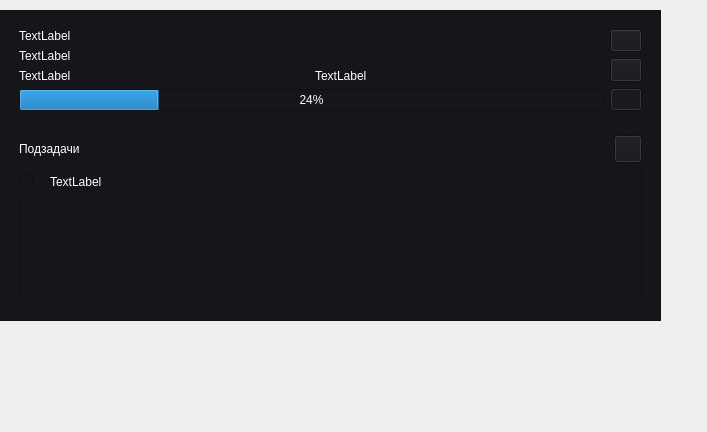
<?xml version="1.0" encoding="UTF-8"?>
<ui version="4.0">
 <class>Form</class>
 <widget class="QWidget" name="Form">
  <property name="geometry">
   <rect>
    <x>0</x>
    <y>0</y>
    <width>707</width>
    <height>432</height>
   </rect>
  </property>
  <property name="windowTitle">
   <string>Form</string>
  </property>
  <widget class="QFrame" name="taskCard">
   <property name="geometry">
    <rect>
     <x>-10</x>
     <y>10</y>
     <width>671</width>
     <height>311</height>
    </rect>
   </property>
   <property name="sizePolicy">
    <sizepolicy hsizetype="Expanding" vsizetype="Preferred">
     <horstretch>0</horstretch>
     <verstretch>0</verstretch>
    </sizepolicy>
   </property>
   <property name="autoFillBackground">
    <bool>false</bool>
   </property>
   <property name="styleSheet">
    <string notr="true">background-color: #16151a;
color: white;
</string>
   </property>
   <property name="frameShape">
    <enum>QFrame::StyledPanel</enum>
   </property>
   <property name="frameShadow">
    <enum>QFrame::Raised</enum>
   </property>
   <widget class="QWidget" name="verticalLayoutWidget_3">
    <property name="geometry">
     <rect>
      <x>20</x>
      <y>10</y>
      <width>641</width>
      <height>291</height>
     </rect>
    </property>
    <layout class="QVBoxLayout" name="taskCard_2">
     <item>
      <widget class="QWidget" name="topWidget" native="true">
       <property name="sizePolicy">
        <sizepolicy hsizetype="Ignored" vsizetype="Maximum">
         <horstretch>0</horstretch>
         <verstretch>0</verstretch>
        </sizepolicy>
       </property>
       <layout class="QHBoxLayout" name="horizontalLayout_6">
        <item>
         <layout class="QVBoxLayout" name="verticalLayout_4">
          <item>
           <widget class="QLabel" name="label_5">
            <property name="text">
             <string>TextLabel</string>
            </property>
           </widget>
          </item>
          <item>
           <widget class="QLabel" name="label_6">
            <property name="text">
             <string>TextLabel</string>
            </property>
           </widget>
          </item>
          <item>
           <layout class="QHBoxLayout" name="horizontalLayout_5">
            <item alignment="Qt::AlignLeft">
             <widget class="QLabel" name="label_8">
              <property name="minimumSize">
               <size>
                <width>278</width>
                <height>0</height>
               </size>
              </property>
              <property name="maximumSize">
               <size>
                <width>200</width>
                <height>200</height>
               </size>
              </property>
              <property name="text">
               <string>TextLabel</string>
              </property>
             </widget>
            </item>
            <item>
             <widget class="QLabel" name="label_7">
              <property name="text">
               <string>TextLabel</string>
              </property>
             </widget>
            </item>
           </layout>
          </item>
          <item>
           <widget class="QProgressBar" name="progressBar">
            <property name="value">
             <number>24</number>
            </property>
           </widget>
          </item>
         </layout>
        </item>
        <item>
         <layout class="QVBoxLayout" name="verticalLayout_5">
          <item alignment="Qt::AlignRight">
           <widget class="QPushButton" name="pushButton_10">
            <property name="enabled">
             <bool>true</bool>
            </property>
            <property name="maximumSize">
             <size>
              <width>32</width>
              <height>32</height>
             </size>
            </property>
            <property name="cursor">
             <cursorShape>PointingHandCursor</cursorShape>
            </property>
            <property name="text">
             <string/>
            </property>
            <property name="icon">
             <iconset>
              <normaloff>icons/delete_24dp_E3E3E3_FILL0_wght400_GRAD0_opsz24.png</normaloff>icons/delete_24dp_E3E3E3_FILL0_wght400_GRAD0_opsz24.png</iconset>
            </property>
            <property name="iconSize">
             <size>
              <width>16</width>
              <height>16</height>
             </size>
            </property>
           </widget>
          </item>
          <item alignment="Qt::AlignRight">
           <widget class="QPushButton" name="editButton">
            <property name="maximumSize">
             <size>
              <width>32</width>
              <height>32</height>
             </size>
            </property>
            <property name="cursor">
             <cursorShape>PointingHandCursor</cursorShape>
            </property>
            <property name="text">
             <string/>
            </property>
            <property name="icon">
             <iconset>
              <normaloff>icons/edit_24dp_E3E3E3_FILL0_wght400_GRAD0_opsz24.png</normaloff>icons/edit_24dp_E3E3E3_FILL0_wght400_GRAD0_opsz24.png</iconset>
            </property>
           </widget>
          </item>
          <item alignment="Qt::AlignRight">
           <widget class="QPushButton" name="pushButton_9">
            <property name="maximumSize">
             <size>
              <width>32</width>
              <height>32</height>
             </size>
            </property>
            <property name="cursor">
             <cursorShape>PointingHandCursor</cursorShape>
            </property>
            <property name="text">
             <string/>
            </property>
            <property name="icon">
             <iconset>
              <normaloff>icons/arrow_back_ios_24dp_E3E3E3_FILL0_wght400_GRAD0_opsz24.png</normaloff>icons/arrow_back_ios_24dp_E3E3E3_FILL0_wght400_GRAD0_opsz24.png</iconset>
            </property>
            <property name="checkable">
             <bool>true</bool>
            </property>
            <property name="checked">
             <bool>true</bool>
            </property>
           </widget>
          </item>
         </layout>
        </item>
       </layout>
      </widget>
     </item>
     <item>
      <widget class="QWidget" name="extraWidget" native="true">
       <property name="sizePolicy">
        <sizepolicy hsizetype="Expanding" vsizetype="Preferred">
         <horstretch>0</horstretch>
         <verstretch>0</verstretch>
        </sizepolicy>
       </property>
       <layout class="QVBoxLayout" name="verticalLayout_6">
        <item>
         <layout class="QHBoxLayout" name="horizontalLayout_2">
          <item>
           <widget class="QLabel" name="label_4">
            <property name="styleSheet">
             <string notr="true">color:white;
</string>
            </property>
            <property name="text">
             <string>Подзадачи</string>
            </property>
           </widget>
          </item>
          <item>
           <widget class="QPushButton" name="pushButton_8">
            <property name="maximumSize">
             <size>
              <width>28</width>
              <height>28</height>
             </size>
            </property>
            <property name="cursor">
             <cursorShape>PointingHandCursor</cursorShape>
            </property>
            <property name="text">
             <string/>
            </property>
            <property name="icon">
             <iconset>
              <normaloff>icons/add_24dp_E3E3E3_FILL0_wght400_GRAD0_opsz24 (1).png</normaloff>icons/add_24dp_E3E3E3_FILL0_wght400_GRAD0_opsz24 (1).png</iconset>
            </property>
           </widget>
          </item>
         </layout>
        </item>
        <item>
         <widget class="QFrame" name="frame_4">
          <property name="sizePolicy">
           <sizepolicy hsizetype="Expanding" vsizetype="Preferred">
            <horstretch>0</horstretch>
            <verstretch>0</verstretch>
           </sizepolicy>
          </property>
          <property name="frameShape">
           <enum>QFrame::StyledPanel</enum>
          </property>
          <property name="frameShadow">
           <enum>QFrame::Raised</enum>
          </property>
          <widget class="QWidget" name="horizontalLayoutWidget_2">
           <property name="geometry">
            <rect>
             <x>0</x>
             <y>0</y>
             <width>611</width>
             <height>25</height>
            </rect>
           </property>
           <layout class="QHBoxLayout" name="horizontalLayout_7">
            <item>
             <widget class="QCheckBox" name="checkBox">
              <property name="maximumSize">
               <size>
                <width>25</width>
                <height>16777215</height>
               </size>
              </property>
              <property name="text">
               <string/>
              </property>
             </widget>
            </item>
            <item>
             <widget class="QLabel" name="label_9">
              <property name="text">
               <string>TextLabel</string>
              </property>
             </widget>
            </item>
           </layout>
          </widget>
         </widget>
        </item>
       </layout>
      </widget>
     </item>
    </layout>
   </widget>
  </widget>
 </widget>
 <resources/>
 <connections/>
</ui>
